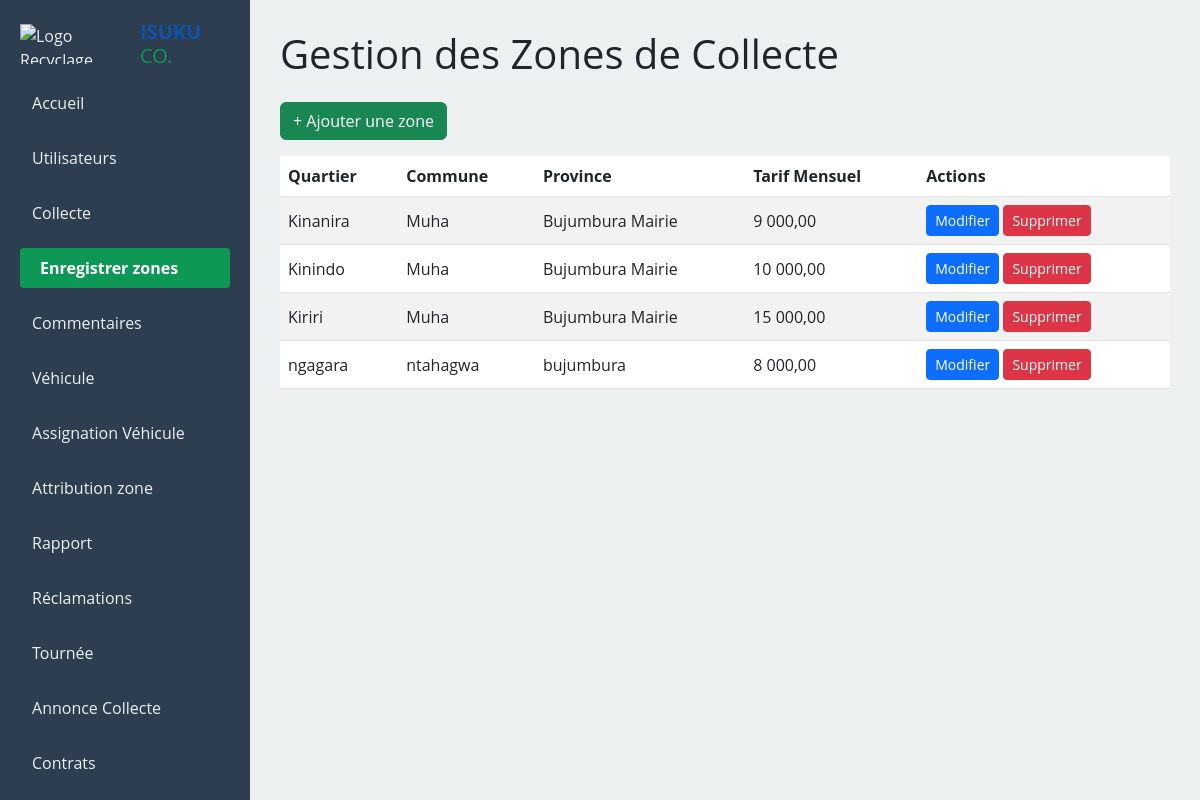
Page /coordinateur/gestion_zone.php (signed in) on the committed database.
### tables this page shows
CREATE TABLE `zone` (
  `id_zone` int(11) NOT NULL,
  `nom_quartier` varchar(100) NOT NULL,
  `commune` varchar(100) DEFAULT NULL,
  `province` varchar(100) DEFAULT NULL,
  `tarif_mensuel` decimal(10,2) NOT NULL
);

### coordinateur/gestion_zone.php (the view, shortened to what this page needs)
<?php
$bdd = new PDO('mysql:host=localhost;dbname=isukuco;charset=utf8mb4', 'root', '', [
    PDO::ATTR_ERRMODE => PDO::ERRMODE_EXCEPTION
]);
$zones = $bdd->query("SELECT * FROM zone ORDER BY nom_quartier")->fetchAll(PDO::FETCH_ASSOC);
?>
<!DOCTYPE html>
<html lang="fr">
<head>
<link href="https://cdn.jsdelivr.net/npm/bootstrap@5.3.0/dist/css/bootstrap.min.css" rel="stylesheet" />
</head>
<body>
<div class="dashboard">
  <?php include 'sidebar.php'; ?>
  <main class="main-content">
    <h1 class="mb-4">Gestion des Zones de Collecte</h1>
    <button class="btn btn-success mb-3" data-bs-toggle="modal" data-bs-target="#zoneModal" onclick="openModal()">+ Ajouter une zone</button>
    <table class="table table-striped align-middle">
      <thead>
        <tr>
          <th>Quartier</th>
          <th>Commune</th>
          <th>Province</th>
          <th>Tarif Mensuel</th>
          <th>Actions</th>
        </tr>
      </thead>
      <tbody>
        <?php foreach ($zones as $zone): ?>
        <tr>
          <td><?= htmlspecialchars($zone['nom_quartier']) ?></td>
          <td><?= htmlspecialchars($zone['commune']) ?></td>
          <td><?= htmlspecialchars($zone['province']) ?></td>
          <td><?= htmlspecialchars(number_format($zone['tarif_mensuel'], 2, ',', ' ')) ?></td>
          <td>
            <button
              class="btn btn-sm btn-primary"
              onclick='openModal(<?= json_encode($zone, JSON_HEX_TAG|JSON_HEX_APOS|JSON_HEX_QUOT|JSON_HEX_AMP) ?>)'>
              Modifier
            </button>
            <a href="gestion_zone.php?del=<?= htmlspecialchars($zone['id_zone']) ?>"
               class="btn btn-sm btn-danger"
               onclick="return confirm('Confirmer la suppression de cette zone ?')">Supprimer</a>
          </td>
        </tr>
        <?php endforeach; ?>
      </tbody>
    </table>
  </main>
</div>
</body>
</html>

### coordinateur/gestion_zone.php (style rules this page uses)
body { margin: 0; font-family: 'Open Sans', sans-serif; background-color: #f4f6f9; }
.dashboard { display: flex; min-height: 100vh; overflow: hidden; }
main.main-content { flex-grow: 1; padding: 30px; background-color: #ecf0f1; overflow-y: auto; }

### rows in the picture
zone: nom_quartier "Kinanira", commune "Muha", province "Bujumbura Mairie", tarif_mensuel "9 000,00"
zone: nom_quartier "Kinindo", commune "Muha", province "Bujumbura Mairie", tarif_mensuel "10 000,00"
zone: nom_quartier "Kiriri", commune "Muha", province "Bujumbura Mairie", tarif_mensuel "15 000,00"
zone: nom_quartier "ngagara", commune "ntahagwa", province "bujumbura", tarif_mensuel "8 000,00"
